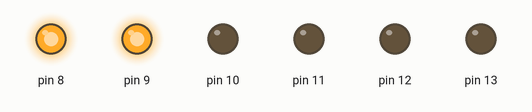
Simulated run of this sketch. Board: Arduino Uno, built with avr-gcc and run on an emulated ATmega328P. Shown: output pins drawn as LEDs (lit = HIGH).

Above: at 0.2 s.
At 1.2 s:
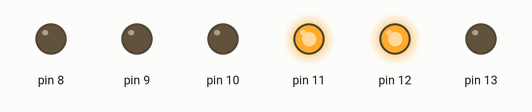
At 3.2 s:
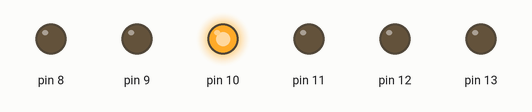
At 5.7 s:
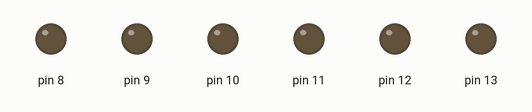
At 9.2 s:
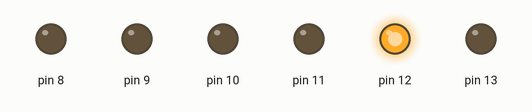
At 12.2 s:
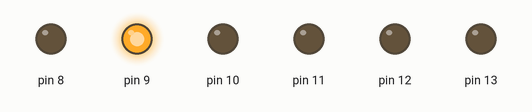
Timing chart, 0 to 13.0 s (numbered marks = the images above):
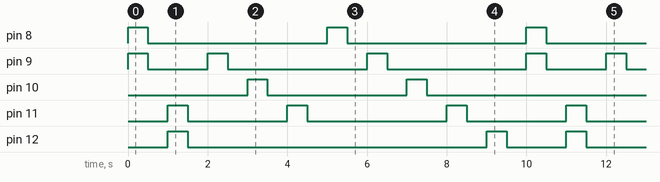

Measured:
- by itself, pin 8: alternates HIGH for 0.50 s and LOW for 4.5 s
- by itself, pin 9: repeats every 10.0 s: LOW 1.5 s, 2 × (HIGH 0.50 s, LOW 3.5 s), HIGH 0.50 s
- by itself, pin 10: repeats every 10.0 s: LOW 3.5 s, HIGH 0.50 s, LOW 5.5 s, HIGH 0.50 s
- by itself, pin 11: repeats every 10.0 s: LOW 2.5 s, HIGH 0.50 s, LOW 3.5 s, HIGH 0.50 s, LOW 2.5 s, HIGH 0.50 s
- by itself, pin 12: repeats every 10.0 s: LOW 7.5 s, HIGH 0.50 s, LOW 1.5 s, HIGH 0.50 s

The sketch:

sketch_jun18_led_glow_in_pattern.ino
```cpp
int i;
void setup() {
  for(i=8;i<=13;i++)
  pinMode(i,OUTPUT);
  // put your setup code here, to run once:

}

void loop() {
  for(i=8;i<9;i++)
  {
    digitalWrite(i,1);
    digitalWrite(i+1,1);
    digitalWrite(13,0);
    delay(500);
    digitalWrite(i,0);
    digitalWrite(i+1,0);
    digitalWrite(13,0);
    delay(500);
  }

  for(i=11;i<12;i++)
  {
    digitalWrite(i,1);
    digitalWrite(i+1,1);
    digitalWrite(13,0);
    delay(500);
    digitalWrite(i,0);
    digitalWrite(i+1,0);
    digitalWrite(13,0);
    delay(500);
  }
  for(i=9;i<12;i++)
  {
    digitalWrite(i,1);
    digitalWrite(13,0);
    delay(500);
    digitalWrite(i,0);
    digitalWrite(13,0);
    delay(500);
  }
   for(i=8;i<13;i++)
  {
    digitalWrite(i,1);
    digitalWrite(13,0);
    delay(500);
    digitalWrite(i,0);
    digitalWrite(13,0);
    delay(500);
  }

  // put your main code here, to run repeatedly:

}
```
